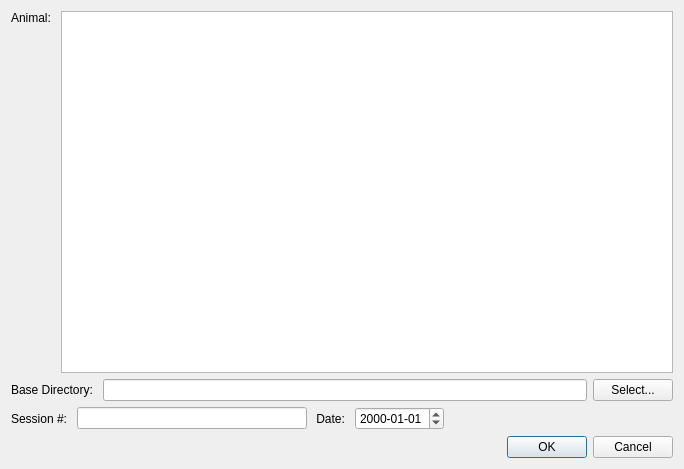
<?xml version="1.0" encoding="UTF-8"?>
<ui version="4.0">
 <class>EditSessionDialog</class>
 <widget class="QDialog" name="EditSessionDialog">
  <property name="geometry">
   <rect>
    <x>0</x>
    <y>0</y>
    <width>684</width>
    <height>469</height>
   </rect>
  </property>
  <property name="windowTitle">
   <string>Add or Edit Session</string>
  </property>
  <layout class="QGridLayout" name="gridLayout">
   <item row="2" column="0">
    <layout class="QHBoxLayout" name="sessionDateHorizontalLayout">
     <item>
      <widget class="QLabel" name="sessionNumLabel">
       <property name="text">
        <string>Session #: </string>
       </property>
      </widget>
     </item>
     <item>
      <widget class="QLineEdit" name="sessionNumLineEdit">
       <property name="inputMask">
        <string/>
       </property>
      </widget>
     </item>
     <item>
      <widget class="QLabel" name="dateLabel">
       <property name="text">
        <string> Date: </string>
       </property>
      </widget>
     </item>
     <item>
      <widget class="QDateEdit" name="dateEdit">
       <property name="sizePolicy">
        <sizepolicy hsizetype="Minimum" vsizetype="Fixed">
         <horstretch>0</horstretch>
         <verstretch>0</verstretch>
        </sizepolicy>
       </property>
       <property name="displayFormat">
        <string>yyyy-MM-dd</string>
       </property>
      </widget>
     </item>
     <item>
      <spacer name="horizontalSpacer">
       <property name="orientation">
        <enum>Qt::Horizontal</enum>
       </property>
       <property name="sizeHint" stdset="0">
        <size>
         <width>40</width>
         <height>20</height>
        </size>
       </property>
      </spacer>
     </item>
    </layout>
   </item>
   <item row="3" column="0">
    <widget class="QDialogButtonBox" name="buttonBox">
     <property name="orientation">
      <enum>Qt::Horizontal</enum>
     </property>
     <property name="standardButtons">
      <set>QDialogButtonBox::Cancel|QDialogButtonBox::Ok</set>
     </property>
    </widget>
   </item>
   <item row="0" column="0">
    <layout class="QHBoxLayout" name="animalHorizontalLayout">
     <item>
      <widget class="QLabel" name="animalLabel">
       <property name="text">
        <string>Animal: </string>
       </property>
       <property name="alignment">
        <set>Qt::AlignLeading|Qt::AlignLeft|Qt::AlignTop</set>
       </property>
      </widget>
     </item>
     <item>
      <widget class="QTableView" name="animalTableView">
       <attribute name="horizontalHeaderStretchLastSection">
        <bool>true</bool>
       </attribute>
      </widget>
     </item>
    </layout>
   </item>
   <item row="1" column="0">
    <layout class="QHBoxLayout" name="baseDirHorizontalLayout">
     <item>
      <widget class="QLabel" name="baseDirLabel">
       <property name="text">
        <string>Base Directory: </string>
       </property>
      </widget>
     </item>
     <item>
      <widget class="QLineEdit" name="baseDirLineEdit"/>
     </item>
     <item>
      <widget class="QPushButton" name="selectBaseDirPushButton">
       <property name="text">
        <string>Select...</string>
       </property>
      </widget>
     </item>
    </layout>
   </item>
  </layout>
 </widget>
 <resources/>
 <connections>
  <connection>
   <sender>buttonBox</sender>
   <signal>accepted()</signal>
   <receiver>EditSessionDialog</receiver>
   <slot>accept()</slot>
   <hints>
    <hint type="sourcelabel">
     <x>248</x>
     <y>254</y>
    </hint>
    <hint type="destinationlabel">
     <x>157</x>
     <y>274</y>
    </hint>
   </hints>
  </connection>
  <connection>
   <sender>buttonBox</sender>
   <signal>rejected()</signal>
   <receiver>EditSessionDialog</receiver>
   <slot>reject()</slot>
   <hints>
    <hint type="sourcelabel">
     <x>316</x>
     <y>260</y>
    </hint>
    <hint type="destinationlabel">
     <x>286</x>
     <y>274</y>
    </hint>
   </hints>
  </connection>
 </connections>
</ui>
